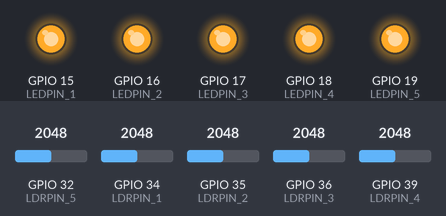
Simulated run of this sketch. Board: ESP32. Parts: output pins drawn as LEDs (lit = HIGH). Inputs (shaded band) come from the test bench; at power-on: GPIO 32 (LDRPIN_5) = 2048, GPIO 34 (LDRPIN_1) = 2048, GPIO 35 (LDRPIN_2) = 2048, GPIO 36 (LDRPIN_3) = 2048, GPIO 39 (LDRPIN_4) = 2048. WiFi joins after 1.5 s; servers stay silent unless stated; uploads are accepted with an empty reply; what the sketch prints to the serial monitor is not drawn.

Above: at 4.2 s.
4.3 s: GPIO 32 (LDRPIN_5) set to 547
11.3 s: GPIO 32 (LDRPIN_5) set to 466
At 16.3 s:
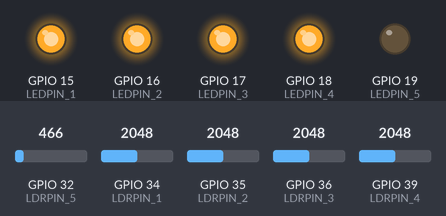
18.3 s: GPIO 34 (LDRPIN_1) set to 521
25.3 s: GPIO 34 (LDRPIN_1) set to 462
At 28.8 s:
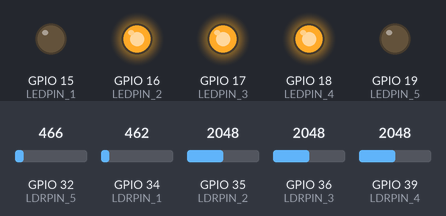
32.3 s: GPIO 35 (LDRPIN_2) set to 536
39.3 s: GPIO 35 (LDRPIN_2) set to 462
At 41.1 s:
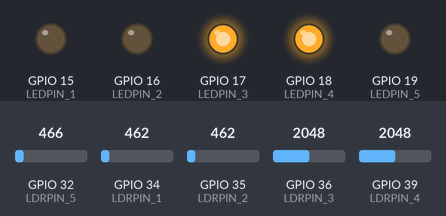
Timing chart, 0 to 42.6 s (numbered marks = the images above; inputs shaded):
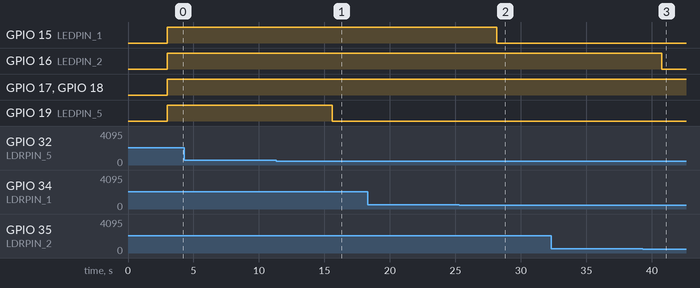

Measured:
- the behaviour switches between 501 and 500 on GPIO 32 (LDRPIN_5) (found by bisection; images 0 and 1)
- the behaviour switches between 501 and 500 on GPIO 34 (LDRPIN_1) (found by bisection; images 1 and 2)
- the behaviour switches between 501 and 500 on GPIO 35 (LDRPIN_2) (found by bisection; images 2 and 3)
- after the input at 4.3 s, every drawn part: stays the same
- after the input at 11.3 s, GPIO 19 (LEDPIN_5): HIGH → LOW after 4.3 s
- after the input at 18.3 s, every drawn part: stays the same
- after the input at 25.3 s, GPIO 15 (LEDPIN_1): HIGH → LOW after 2.9 s
- after the input at 32.3 s, every drawn part: stays the same
- after the input at 39.3 s, GPIO 16 (LEDPIN_2): HIGH → LOW after 1.4 s

The sketch:

esp32.ino
```cpp
#include <WiFi.h>
#include <WiFiClient.h>

#define NUM_LEDS 5
#define LEDPIN_1 15
#define LEDPIN_2 16
#define LEDPIN_3 17
#define LEDPIN_4 18
#define LEDPIN_5 19
#define LDRPIN_1 34
#define LDRPIN_2 35
#define LDRPIN_3 36
#define LDRPIN_4 39
#define LDRPIN_5 32

const char* ssid = "your_wifi_ssid";
const char* password = "your_wifi_password";
const char* serverAddress = "streetlightmonitoring2024.000webhostapp.com";
const int serverPort = 80;
const char* endpoint = "/post-sensordata-all.php";

enum LEDStatus {
  OFF = 0,
  ON = 1
};

LEDStatus ledStatus[NUM_LEDS] = {OFF, OFF, OFF, OFF, OFF};

WiFiClient client;

void setup() {
  Serial.begin(115200);
  pinMode(LEDPIN_1, OUTPUT);
  pinMode(LEDPIN_2, OUTPUT);
  pinMode(LEDPIN_3, OUTPUT);
  pinMode(LEDPIN_4, OUTPUT);
  pinMode(LEDPIN_5, OUTPUT);
  pinMode(LDRPIN_1, INPUT);
  pinMode(LDRPIN_2, INPUT);
  pinMode(LDRPIN_3, INPUT);
  pinMode(LDRPIN_4, INPUT);
  pinMode(LDRPIN_5, INPUT);
  delay(1000);
  connectToWiFi();
}

void loop() {
  // Read sensor values
  int sensorValue1 = analogRead(LDRPIN_1);
  int sensorValue2 = analogRead(LDRPIN_2);
  int sensorValue3 = analogRead(LDRPIN_3);
  int sensorValue4 = analogRead(LDRPIN_4);
  int sensorValue5 = analogRead(LDRPIN_5);

  // Print sensor values
  Serial.print("LDR Value 1: ");
  Serial.println(sensorValue1);
  Serial.print("LDR Value 2: ");
  Serial.println(sensorValue2);
  Serial.print("LDR Value 3: ");
  Serial.println(sensorValue3);
  Serial.print("LDR Value 4: ");
  Serial.println(sensorValue4);
  Serial.print("LDR Value 5: ");
  Serial.println(sensorValue5);

  // Set LED status based on sensor values
  digitalWrite(LEDPIN_1, (sensorValue1 > 500) ? HIGH : LOW);
  digitalWrite(LEDPIN_2, (sensorValue2 > 500) ? HIGH : LOW);
  digitalWrite(LEDPIN_3, (sensorValue3 > 500) ? HIGH : LOW);
  digitalWrite(LEDPIN_4, (sensorValue4 > 500) ? HIGH : LOW);
  digitalWrite(LEDPIN_5, (sensorValue5 > 500) ? HIGH : LOW);

  // Send sensor data to the server
  sendSensorData(ledStatus, sensorValue1, sensorValue2, sensorValue3, sensorValue4, sensorValue5);

  delay(5000); // Adjust delay as needed
}


void connectToWiFi() {
  Serial.print("Connecting to WiFi...");
  WiFi.begin(ssid, password);

  while (WiFi.status() != WL_CONNECTED) {
    delay(1000);
    Serial.print(".");
  }

  Serial.println("WiFi connected");
}

void sendSensorData(LEDStatus statuses[], int sensorValue1, int sensorValue2, int sensorValue3, int sensorValue4, int sensorValue5) {
  if (!client.connect(serverAddress, serverPort)) {
    Serial.println("Connection failed.");
    delay(5000);
    return;
  }

  // Prepare data
  String postData = "statusforpostnum1=" + String(statuses[0] == ON ? "ON" : "OFF") +
                    "&statusforpostnum2=" + String(statuses[1] == ON ? "ON" : "OFF") +
                    "&statusforpostnum3=" + String(statuses[2] == ON ? "ON" : "OFF") +
                    "&statusforpostnum4=" + String(statuses[3] == ON ? "ON" : "OFF") +
                    "&statusforpostnum5=" + String(statuses[4] == ON ? "ON" : "OFF") +
                    "&Sensor1=" + String(sensorValue1) +
                    "&Sensor2=" + String(sensorValue2) +
                    "&Sensor3=" + String(sensorValue3) +
                    "&Sensor4=" + String(sensorValue4) +
                    "&Sensor5=" + String(sensorValue5);

  Serial.println("Sending data...");
  Serial.println(postData);

  // Send POST request
  client.print(String("POST ") + endpoint + " HTTP/1.1\r\n" +
               "Host: " + serverAddress + "\r\n" +
               "Content-Type: application/x-www-form-urlencoded\r\n" +
               "Content-Length: " + postData.length() + "\r\n" +
               "Connection: close\r\n" +
               "\r\n" + postData);

  delay(10);

  while (client.available()) {
    String line = client.readStringUntil('\r');
    Serial.print(line);
  }
  client.stop();
}
```
